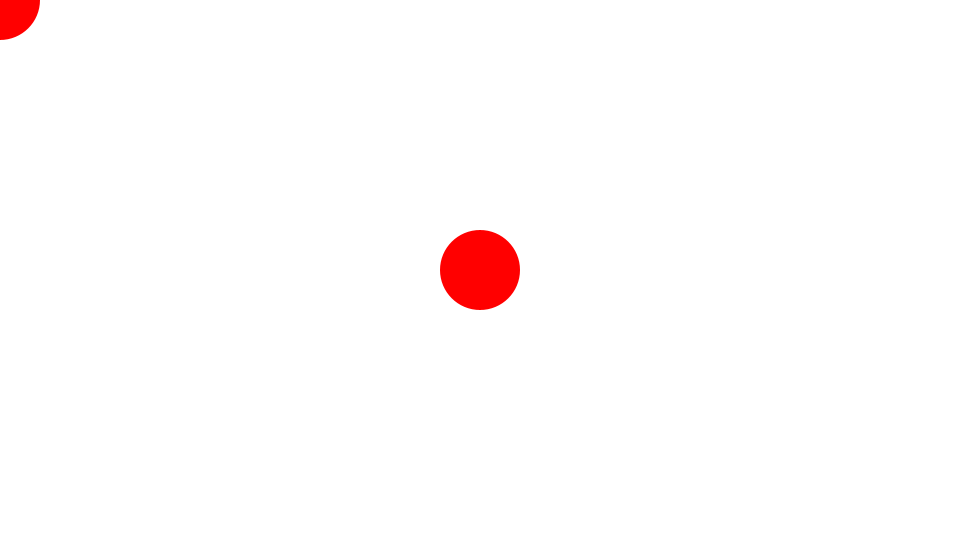
Frame 1 (no input)
Frame 60 (the mouse pressed at the canvas centre just before this capture): identical to frame 1, image omitted
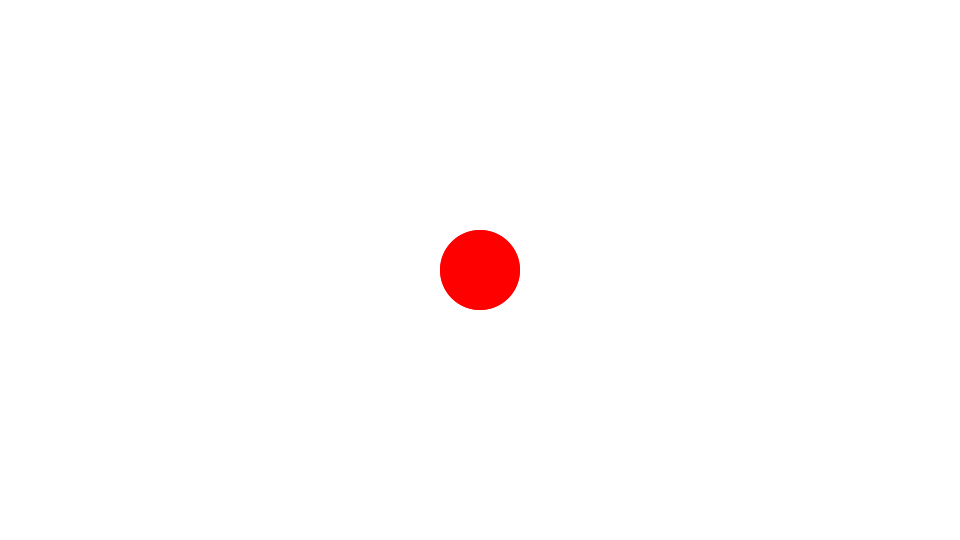
Frame 120 (the mouse held since frame 60 and released just before this capture)

The Processing sketch that drew these frames (run headless with seeded random() and noise(); from frame 60 on, the mouse is pressed at the canvas centre):

// Processing sketch: Distance
// ── Distance.pde
Ball ball1;
Ball ball2;

void setup() {
  size(960, 540);
  frameRate(30);
  initialize();
}

void initialize() {
  smooth();
  noStroke();
  ball1 = new Ball(40);
  ball1.x = width/2;
  ball1.y = height/2;
  ball1.setFillColor(color(255, 0, 0));

  ball2 = new Ball(40);
  ball2.x = 0;
  ball2.y = 0;
  ball2.setFillColor(color(255, 0, 0));
}

void draw() {
  background(255);
  ball2.x = mouseX;
  ball2.y = mouseY;
  
  float dx = ball2.x - ball1.x;
  float dy = ball2.y - ball1.y;
  float dist = sqrt(dx * dx + dy * dy);
  if(dist < 80) {
    println("hit");
  }
      
  ball1.update();
  ball2.update();
}
////////////////////////////////

class Ball extends Sprite {
  float radius;
  float vx, vy;
  
  Ball(float radius){
    super();
    this.radius = radius;
  }
  
  void draw(){
    if(dist(mouseX, mouseY, x, y) < radius) {
      isRollOver = true;
    }else{
      isRollOver = false;
    }
    ellipse(0, 0, radius*2, radius*2);
  }
}

////////////////////////////////

class Sprite {
  float x, y;
  float scaleX, scaleY;
  float width, height;
  float rotation;
  boolean visible;
  color strokeColor;
  color fillColor;
  Boolean isStroke;
  Boolean isFill;
  Boolean isRollOver;
  Boolean locked;
  float xoff, yoff;
 
  Sprite() {
    x = 0.0;
    y = 0.0;
    scaleX = 1.0;
    scaleY = 1.0;
    rotation = 0.0;
    strokeColor = color(0);
    fillColor = color(0);
    isStroke = false;
    isFill = false;
    isRollOver = false;
    locked = false;
    visible = true;
  }
  
  void update() {
    if(! visible) return;
    pushMatrix();
    if(locked){
      x = mouseX - xoff;
      y = mouseY - yoff;
    }  
    translate(x, y);
    scale(scaleX, scaleY);
    rotate(rotation * PI / 180.0);
    if(isStroke) stroke(strokeColor);
    if(isFill) fill(fillColor);
    draw();
    popMatrix();
  }
  
  void setStrokeColor(color strokeColor) {
    this.strokeColor = strokeColor;
    isStroke = true;
  }
  
  void setFillColor(color fillColor) {
    this.fillColor = fillColor;
    isFill = true;
  }
  
  void startDrag() {
    if(isRollOver){
      locked = true;
      xoff = mouseX - x;
      yoff = mouseY - y;
    }
  }
  
  void stopDrag() {
    locked = false;
  }
  
  void draw() {}
}
